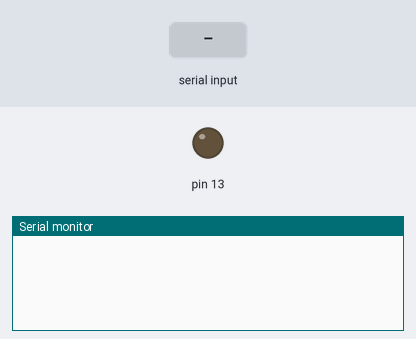
This sketch was run on a simulated Arduino Uno, built with avr-gcc and run on an emulated ATmega328P. Parts: output pins drawn as LEDs (lit = HIGH), the last lines printed to the serial monitor. The inputs (shaded band) are chosen by the test bench.

Above: at 1.2 s.
1.3 s: "90,45\n" received over Serial
At 2.3 s:
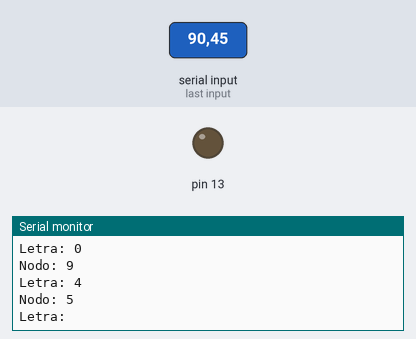
2.8 s: "H,45\n" received over Serial
At 3.9 s:
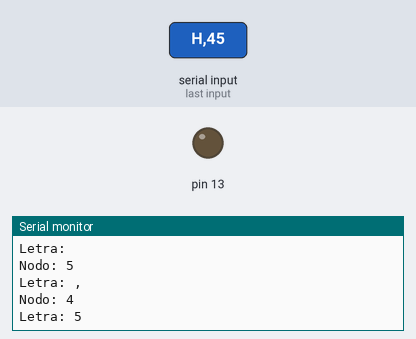
4.3 s: "H90\n" received over Serial
At 5.0 s:
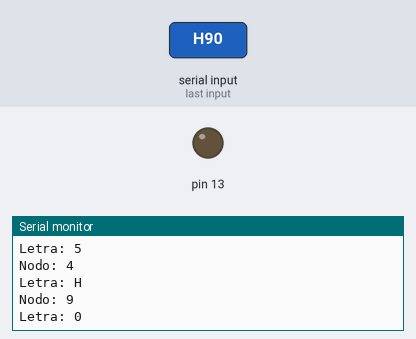
Timing chart, 0 to 7.3 s (numbered marks = the images above; inputs shaded):
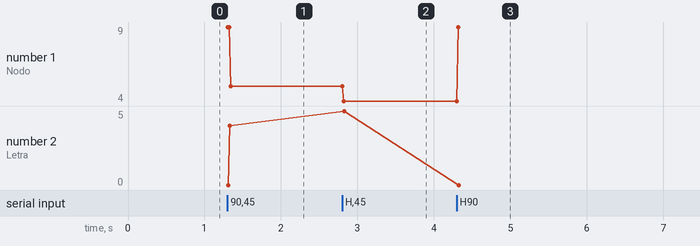

The sketch:

digi_master.ino
```cpp
#define NODOS_T 8

char n_nodo=0;
char n_letra;
int n=0;
int t_0=0;

bool letra[NODOS_T];


void setup()
{
  Serial.begin(9600);

  pinMode(13,OUTPUT);
}

void loop()
{
  if (Serial.available()>1){

    // Consulto el nodo
    Serial.print("Nodo: ");
    n_nodo=Serial.read();
    if(n_nodo>='1' && n_nodo<='9')
      n=n_nodo-'0';
    Serial.println(n);

    // Consulto la letra
    Serial.print("Letra: ");
    n_letra=Serial.read();
    if(n_letra=='H')
      letra[n]=1;
    else if(n_letra=='L')
      letra[n]=0;
    Serial.println(n_letra);

  }


}
```

Measured:
- after the input at 1.3 s, the serial monitor: prints a new line at once (image 1)
- after the input at 2.8 s, the serial monitor: prints a new line at once (image 2)
- after the input at 4.3 s, the serial monitor: prints a new line at once (image 3)
